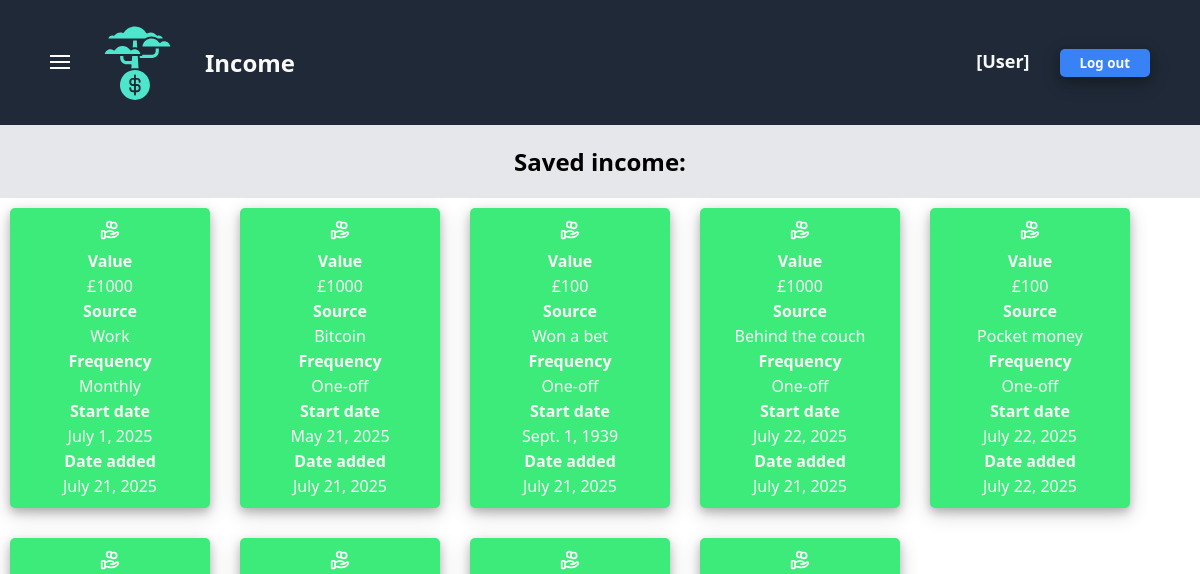
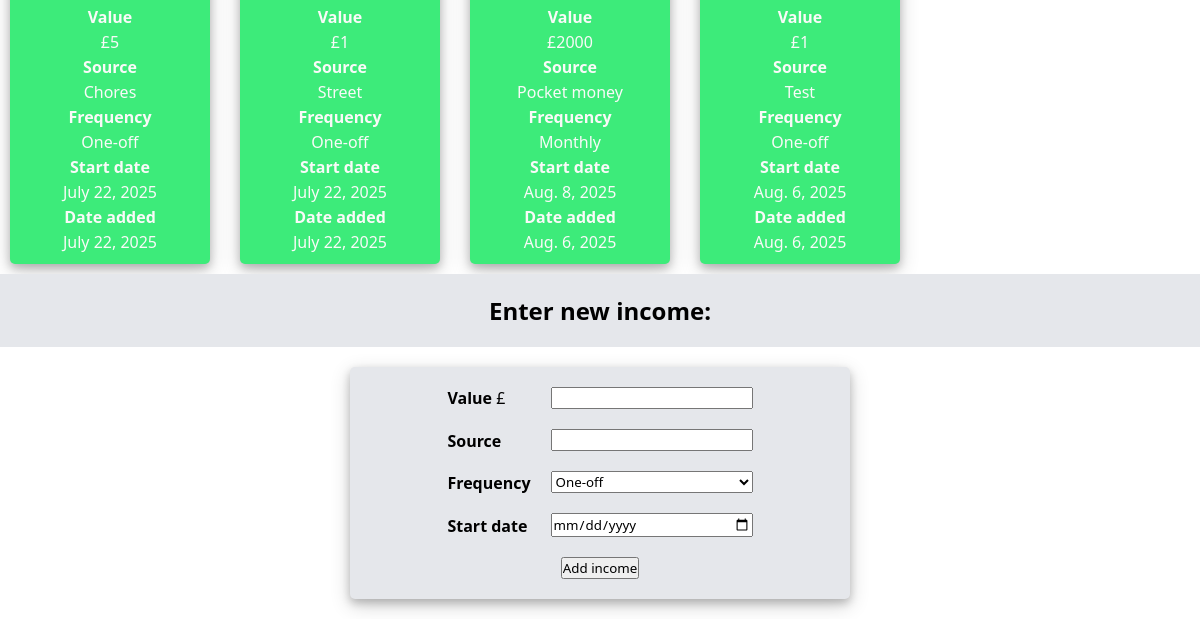
The app's page /finance/income/, older data (2 pictures, top to bottom).
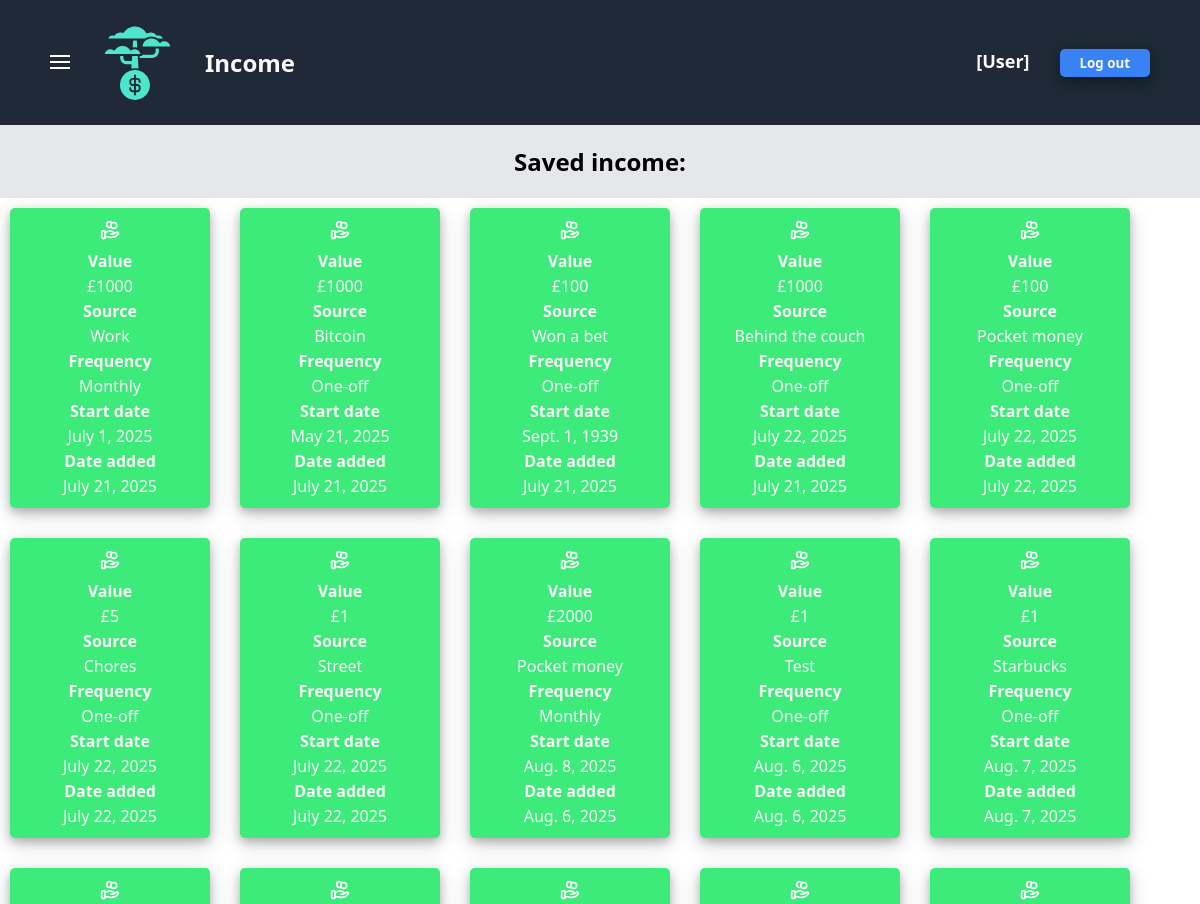
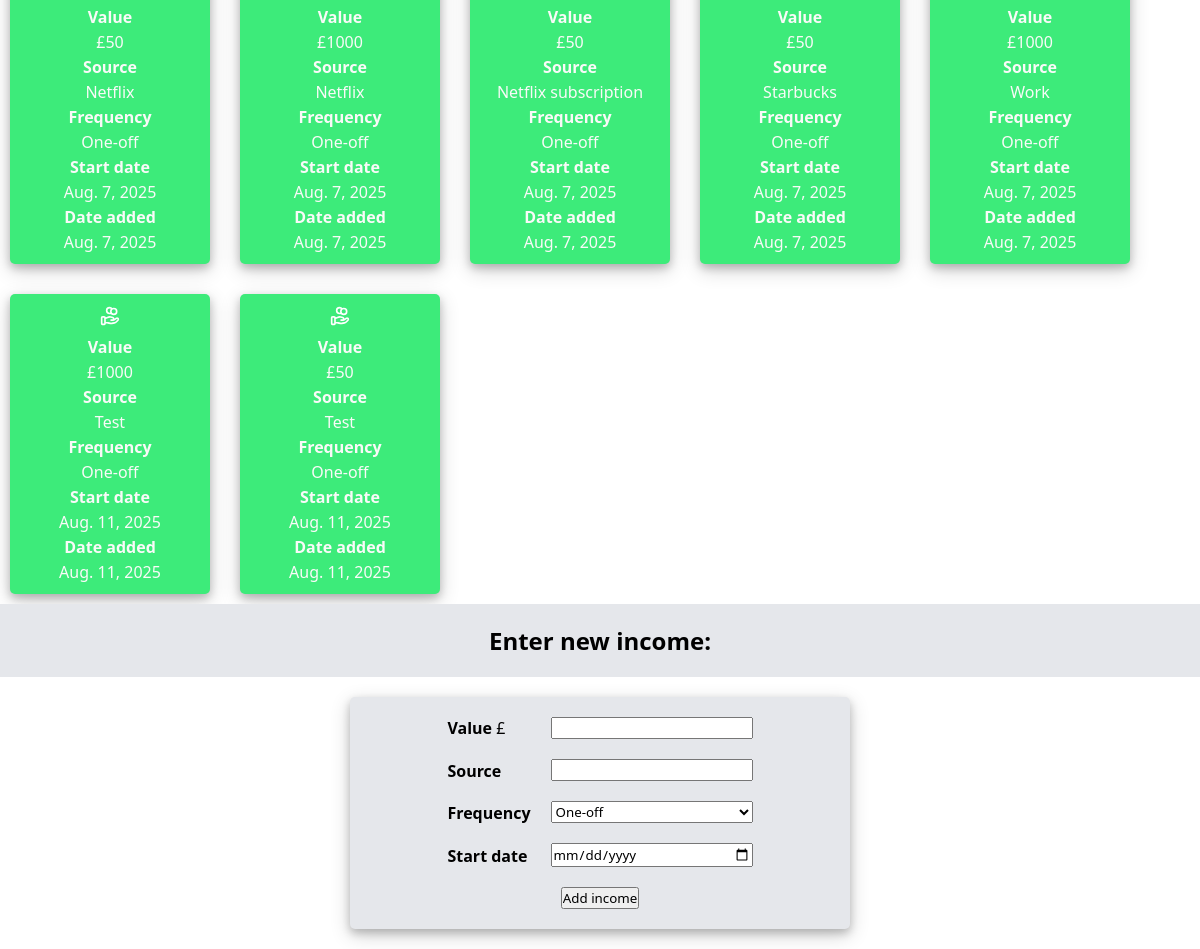
The same page, newer data (2 pictures, top to bottom).
### finance/models.py (models this page shows)
class FinancialObject(models.Model):
    user = models.ForeignKey(User, on_delete=models.CASCADE) # A single user can have many instances of income/expenses/budgets
    value = models.IntegerField(default=0)
    startDate = models.DateField(default=datetime.date.today)
    addDate = models.DateField(default=datetime.date.today)
    class Meta:
        abstract = True # Makes the "FinancialObject" class an Abstract Base Class (ABC)

class Income(FinancialObject):
    source = models.CharField(default="N/A", max_length=200)
    frequency = models.CharField(default="Monthly", max_length=200)

### finance/views.py (the view)
# urls.py: path("income/", views.income, name="income"),
def income(request):
    message = request.GET.get("message", "")
    income = Income.objects.all()
    return render(
        request,
        "finance/income.html",
        {
            "income": income,
            "message": message
        }
    )

### finance/templates/finance/income.html (shortened to what this page needs)
{% extends "finance/finance-base.html" %}
{% block header-title %}Income{% endblock %}
{% block finance_extra_css %}
    {% load static %}
    <link rel="stylesheet" href="{% static 'finance/income-style.css' %}">
{% endblock %}
{% block saved-label %}Saved income:{% endblock %}
{% block presence-check-and-list %}
    {% if income %}
        {% for i in income %}
            <li class="card">
                <div class="card-icon">
                </div>
                <div class="card-info">
                    <div><strong>Value</strong></div><div>£{{ i.value }}</div>
                    <div><strong>Source</strong></div><div>{{ i.source }}</div>
                    <div><strong>Frequency</strong></div><div>{{ i.frequency }}</div>
                    <div><strong>Start date</strong></div><div>{{ i.startDate }}</div>
                    <div><strong>Date added</strong></div><div>{{ i.addDate }}</div>
                </div>
            </li>
        {% endfor %}
    {% else %}
        <li>No income added yet.</li>
    {% endif %}
{% endblock %}
{% block enter-label %}Enter new income:{% endblock %}
{% block form %}
    <form action="{% url 'finance:addIncome' %}" method="post" class="form">
        <div class="form-components">
            <div class="form-labels-and-answers">
                <div class="form-labels">
                    <label for="value"><strong>Value</strong>    £</label>
                    <label for="source"><strong>Source</strong></label>
                    <div><strong>Frequency</strong></div>
                    <label for="startDate"><strong>Start date</strong></label>
                </div>
                <div class="form-answers">
                    <input type="text" id="value" name="value">
                    <input type="text" id="source" name="source">
                    <select id="frequency" name="frequency">
                        <option value="One-off">One-off</option>
                    </select>
                    <input type="date" id="startDate" name="startDate" value=date>
                </div>
            </div>
            <div class="submit">
                <input type="submit" value="Add income">
            </div>
        </div>
    </form>
{% endblock %}

### finance/templates/finance/finance-base.html (shortened to what this page needs)
{% extends "dashboard/navbar-and-sidebar-base.html" %}
{% block extra_css %}
    {% load static %}
    <link rel="stylesheet" href="{% static 'finance/finance-base-style.css' %}">
    {% block finance_extra_css %}{% endblock %}
{% endblock %}
{% block content %}
    <div class="saved-label">
        <h2>{% block saved-label %}{% endblock %}</h2>
    </div>
    <div class="cards-section">
        <ul class="cards-group">
        {% block presence-check-and-list %}
        {% endblock %}
        </ul>
    </div>
    <div class="enter-label">
        <h2>{% block enter-label %}{% endblock %}</h2>
    </div>
    {% block form %}
    {% endblock %}
{% endblock %}

### dashboard/templates/dashboard/navbar-and-sidebar-base.html (shortened to what this page needs)
<!DOCTYPE html>
<html lang="en">
<head>
    {% load static %}
    <link rel="stylesheet" href="{% static 'dashboard/navbar-and-sidebar-base-style.css' %}">
    {% block extra_css %}{% endblock %}
</head>
<body>
    <div class="header">
        <ul class="header-left-side">
            <li>
                <button id="open-sidebar">
                    <svg width="20" height="20" viewBox="0 0 20 20" fill="none">
                        <rect y="3" width="20" height="2" fill="#fff"/>
                        <rect y="9" width="20" height="2" fill="#fff"/>
                        <rect y="15" width="20" height="2" fill="#fff"/>
                    </svg>
                </button>
            </li>
            {% load static %}
            <a href="{% url 'dashboard:dashboard' %}" class="logo-link">
                <img src="{% static 'dashboard/logo.png' %}">
            </a>
            <li>{% block header-title %}Dashboard{% endblock %}</li>
        </ul>
        <ul class="header-right-side">
            <li>
                [User]
            </li>
            <li>
                <button class="header-log-out">Log out</button>
            </li>
        </ul>
    </div>
    {% block content %}{% endblock %}
</body>
</html>

### dashboard/static/dashboard/navbar-and-sidebar-base-style.css (style rules this page uses)
* { padding: 0; margin: 0; box-sizing: border-box; font-family: system-ui, -apple-system, BlinkMacSystemFont, 'Segoe UI', Roboto, Oxygen, Ubuntu, Cantarell, 'Open Sans', 'Helvetica Neue', sans-serif; }
body { display: flex; flex-direction: column; }
a { text-decoration: none; font-size: 18px; color: #e5e7eb; display: flex; flex-direction: column; justify-content: center; align-items: center; }
ul { list-style: none; display: flex; gap: 30px; }
.header { display: flex; justify-content: space-between; align-items: center; padding: 25px 50px; background-color: #1F2937; }
.header-left-side { font-size: 24px; color: #f9faf8; font-weight: 600; display: flex; align-items: center; }
#open-sidebar { background-color: #1F2937; border-style: none; }
.header-right-side { font-size: 18px; color: #f9faf8; font-weight: 600; }
.header-log-out { background-color: #3882f6; color: #f9faf8; border-radius: 5px; border: none; padding: 5px 20px; font-weight: 600; box-shadow: 0 4px 8px 0 rgba(0, 0, 0, 0.2), 0 6px 20px 0 rgba(0, 0, 0, 0.19); }

### finance/static/finance/finance-base-style.css (style rules this page uses)
.saved-label, .enter-label { display: flex; justify-content: center; padding: 20px; background-color: #e5e7eb; color: black; }
.cards-section { margin: 10px; }
.cards-group { display: flex; flex-direction: row; flex-wrap: wrap; }
.card { display: flex; flex-direction: column; justify-content: center; align-items: center; border-radius: 5px; width: 200px; height: 300px; box-shadow: 0 4px 8px 0 rgba(0, 0, 0, 0.2), 0 6px 20px 0 rgba(0, 0, 0, 0.19); background-color: #3deb7a; padding: 10px; }
.card-icon { width: 100%; height: 10px; display: flex; justify-content: center; margin-bottom: 20px; }
.card-info { display: flex; flex-direction: column; justify-content: space-around; text-align: center; color: #f9faf8; gap: 3px; }
.form { display: flex; justify-content: center; margin: 20px; }
.form-components { display: flex; flex-direction: column; justify-content: center; width: 500px; gap: 20px; padding: 20px; background-color: #e5e7eb; border-radius: 5px; box-shadow: 0 4px 8px 0 rgba(0, 0, 0, 0.2), 0 6px 20px 0 rgba(0, 0, 0, 0.19); }
.form-labels-and-answers { display: flex; justify-content: center; gap: 20px; }
.form-labels { display: flex; flex-direction: column; justify-content: space-around; gap: 20px; }
.form-answers { display: flex; flex-direction: column; justify-content: space-around; gap: 20px; }
.submit { display: flex; justify-content: center; align-items: center; }

### finance/static/finance/income-style.css (style rules this page uses)
.card { background-color: #3deb7a; }

Row changes from the older to the newer data that the page shows:
added Income: value "1", source "Starbucks", frequency "One-off", startDate "Aug. 7, 2025", addDate "Aug. 7, 2025"
added Income: value "50", source "Netflix", frequency "One-off", startDate "Aug. 7, 2025", addDate "Aug. 7, 2025"
added Income: value "1000", source "Netflix", frequency "One-off", startDate "Aug. 7, 2025", addDate "Aug. 7, 2025"
added Income: value "50", source "Netflix subscription", frequency "One-off", startDate "Aug. 7, 2025", addDate "Aug. 7, 2025"
added Income: value "50", source "Starbucks", frequency "One-off", startDate "Aug. 7, 2025", addDate "Aug. 7, 2025"
added Income: value "1000", source "Work", frequency "One-off", startDate "Aug. 7, 2025", addDate "Aug. 7, 2025"
added Income: value "1000", source "Test", frequency "One-off", startDate "Aug. 11, 2025", addDate "Aug. 11, 2025"
added Income: value "50", source "Test", frequency "One-off", startDate "Aug. 11, 2025", addDate "Aug. 11, 2025"
